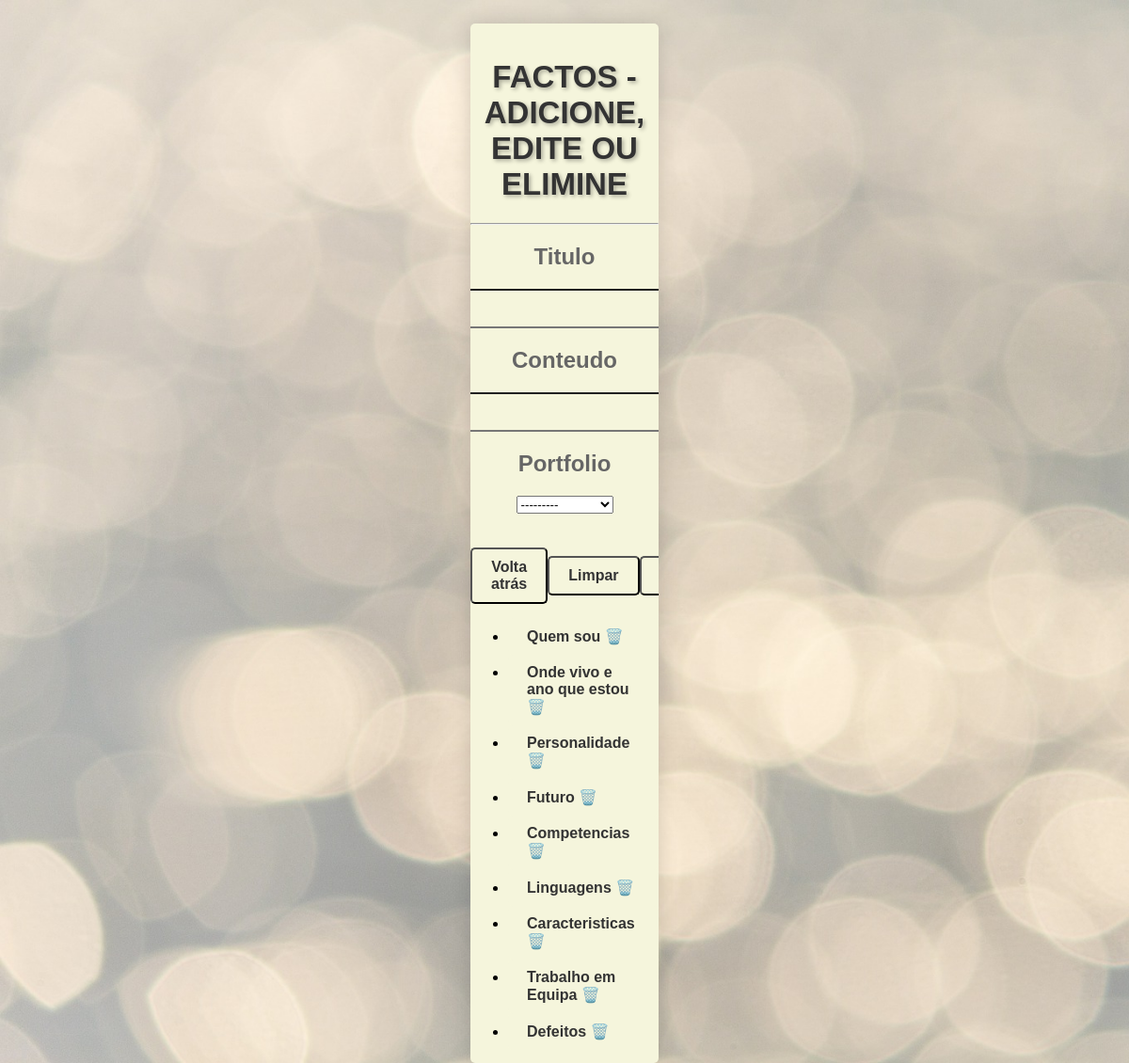
The page /facto/ (signed in) on the database its author committed.
### portfolioDjango/models.py (models this page shows, shortened)
class facto(models.Model):
    titulo = models.CharField(max_length=100)
    conteudo = models.CharField(max_length=2000)
    portfolio = models.ForeignKey(portfolio, on_delete=models.CASCADE, related_name='factos')

### portfolioDjango/views.py (the view, shortened to what this page needs)
# urls.py: path('facto/', views.formulario_facto_view, name='novo_facto'),
@login_required
def formulario_facto_view(request):
    form6 = FactoForm()
    context1 = {'form6': form6, 'factos': facto.objects.all()}
    return render(request, 'factos.html', context1)

### portfolioDjango/forms.py
class FactoForm(ModelForm):
    class Meta:
        model = facto
        fields = '__all__'

### portfolioDjango/models.py (called while the page is built)
    def __str__(self):
        return self.nome_utilizador

### portfolioDjango/templates/factos.html (shortened to what this page needs)
<!DOCTYPE html>
<html lang="pt">
{% load static %}
<head>
    <link rel="stylesheet" href="{% static 'css/cssGeral.css' %}">
</head>
<body>
<div class="tabela-centro">
    <br>
    <form action="{% url 'novo_facto' %}" method="post">
        <h1>Factos - Adicione, edite ou elimine</h1>
        <hr>
        <p>{{form6.titulo.label}}</p>
        <p>{{form6.titulo}}</p>
        <p>{{form6.conteudo.label}}</p>
        <p>{{form6.conteudo}}</p>
        <p>{{form6.portfolio.label}}</p>
        <p>{{form6.portfolio}}</p>
        <br>
        <div class="center-align">
            <a href="{% url 'index_login' %}">
                <button type="button" class="button">Volta atrás</button>
            </a>
            <input type="reset" value="Limpar">
            <input type="submit" name="form6">
        </div>
    </form>
    <div class="center-align">
        <ul>
        {% for facto in factos %}
        <li><a href="{% url 'edita_facto' facto_id=facto.id %}">{{facto.titulo}}</a> <a
                href="{% url 'apaga_facto' facto_id=facto.id %}">🗑️</a></li>
        {% endfor %}
    </ul>
    </div>
</div>
</body>

### blog1/static/css/cssGeral.css (style rules this page uses)
* { font-family: "Arial", sans-serif; }
body, html { height: 100%; margin: 0; background-image: url("/static/img/BG.jpg"); background-repeat: no-repeat; background-attachment: fixed; background-size: cover; }
h1, .titulo { display: flex; justify-content: center; align-items: center; font-size: 33px; color: #333; text-align: center; text-transform: uppercase; text-shadow: 2px 2px 4px rgba(0, 0, 0, 0.3); }
.tabela-centro { background-color: beige; border-collapse: collapse; margin: 25px 500px; font-size: 0.9em; border-radius: 5px 5px 5px 5px; overflow: hidden; box-shadow: 0 0 20px rgba(0, 0, 0, 0.15); margin-left: center; margin-right: center; background-color: beige; }
p { display: flex; justify-content: center; align-items: center; margin-left: center; margin-right: center; color: #666; font-size: 24px; font-weight: bold; text-align: center; margin: 20px 0; }
input, button { margin-left: center; margin-right: center; background-color: #f5f5dc; color: #333; padding: 10px 20px; font-size: 16px; font-weight: bold; border-radius: 5px; transition: background-color 0.3s ease; }
.center-align { display: flex; align-items: center; justify-content: space-evenly; }
ul li { background-color: #f5f5dc; padding: 10px 20px; font-size: 16px; font-weight: bold; border-radius: 5px; transition: background-color 0.3s ease; text-decoration: none; }
a { text-decoration: none; color: #333; }

### rows shown on the page
facto: titulo "Quem sou"
facto: titulo "Onde vivo e ano que estou"
facto: titulo "Personalidade"
facto: titulo "Futuro"
facto: titulo "Competencias"
facto: titulo "Linguagens"
facto: titulo "Caracteristicas"
facto: titulo "Trabalho em Equipa"
facto: titulo "Defeitos"
